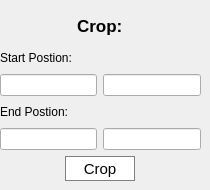
         <widget class="QWidget" name="crop">
          <widget class="QWidget" name="crop_widget" native="true">
           <property name="geometry">
            <rect>
             <x>0</x>
             <y>10</y>
             <width>201</width>
             <height>171</height>
            </rect>
           </property>
           <layout class="QGridLayout" name="gridLayout_12">
            <item row="5" column="0" colspan="2" alignment="Qt::AlignHCenter">
             <widget class="QPushButton" name="crop_btn">
              <property name="minimumSize">
               <size>
                <width>70</width>
                <height>25</height>
               </size>
              </property>
              <property name="maximumSize">
               <size>
                <width>16777215</width>
                <height>16777215</height>
               </size>
              </property>
              <property name="styleSheet">
               <string notr="true">QPushButton{
	border-radius: 20px;
    background-color:white;
	border: 1px solid rgb(128,128,128);
	font-size:15px;
}

QPushButton:hover {
	border-radius: 20px;
   	color: rgb(230, 0, 92);
	border:1px solid rgb(230, 0, 92);
}

</string>
              </property>
              <property name="text">
               <string>Crop</string>
              </property>
             </widget>
            </item>
            <item row="1" column="0" colspan="2">
             <widget class="QLabel" name="position">
              <property name="maximumSize">
               <size>
                <width>16777215</width>
                <height>20</height>
               </size>
              </property>
              <property name="text">
               <string>Start Postion:</string>
              </property>
             </widget>
            </item>
            <item row="2" column="1">
             <widget class="QLineEdit" name="crop_sy"/>
            </item>
            <item row="4" column="1">
             <widget class="QLineEdit" name="crop_ey"/>
            </item>
            <item row="4" column="0">
             <widget class="QLineEdit" name="crop_ex"/>
            </item>
            <item row="2" column="0">
             <widget class="QLineEdit" name="crop_sx"/>
            </item>
            <item row="3" column="0">
             <widget class="QLabel" name="label_9">
              <property name="maximumSize">
               <size>
                <width>16777215</width>
                <height>20</height>
               </size>
              </property>
              <property name="text">
               <string>End Postion:</string>
              </property>
             </widget>
            </item>
            <item row="0" column="0" colspan="2" alignment="Qt::AlignHCenter">
             <widget class="QLabel" name="label_30">
              <property name="font">
               <font>
                <pointsize>13</pointsize>
                <weight>75</weight>
                <bold>true</bold>
               </font>
              </property>
              <property name="text">
               <string>Crop:</string>
              </property>
             </widget>
            </item>
           </layout>
          </widget>
         </widget>
